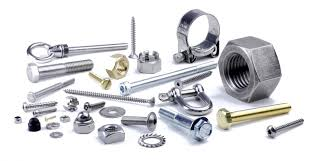
#> input picture Modulo_06/img/piezas.jpeg, 313 x 161 px
$ jupyter execute bordes.ipynb
#> lines starting #> are read from the running program, lines starting #| are printed output that depends on the picture; after the words box and inside, x2 and y2 are one past the last pixel; in counts of white or black regions, pixels touching at a corner belong together
# Bordes Canny

[cell 1]
import cv2
import matplotlib.pyplot as plt

[cell 2]
img_gray = cv2.imread("img/piezas.jpeg", cv2.IMREAD_GRAYSCALE)
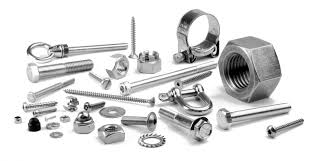
#> img_gray: shape (161, 313); min 0, max 255, mean 218.3
img_edges = cv2.Canny(img_gray, 100, 200)
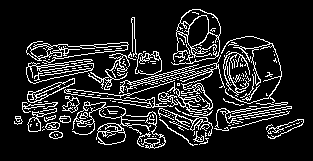
#> img_edges: shape (161, 313); 13.3% white in thin lines or dots, all inside (x1, y1, x2, y2) = (14, 9, 304, 149)

plt.imshow(img_edges, cmap="gray")
plt.show()

$ run again, with Modulo_06/img/casa.jpeg copied over Modulo_06/img/piezas.jpeg
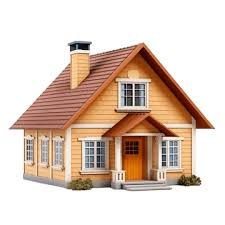
#> input picture Modulo_06/img/casa.jpeg, 225 x 225 px
#> `img_gray = cv2.imread("img/piezas.jpeg", cv2.IMREAD_GRAYSCALE)`:
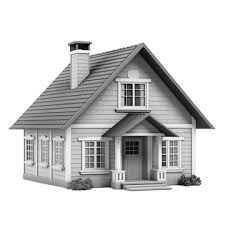
#> img_gray: shape (225, 225); min 0, max 255, mean 206.9
#> `img_edges = cv2.Canny(img_gray, 100, 200)`:
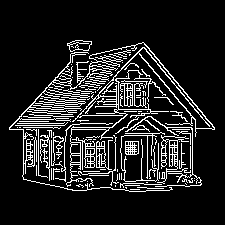
#> img_edges: shape (225, 225); 13.2% white in thin lines or dots, all inside (x1, y1, x2, y2) = (9, 40, 215, 192)
